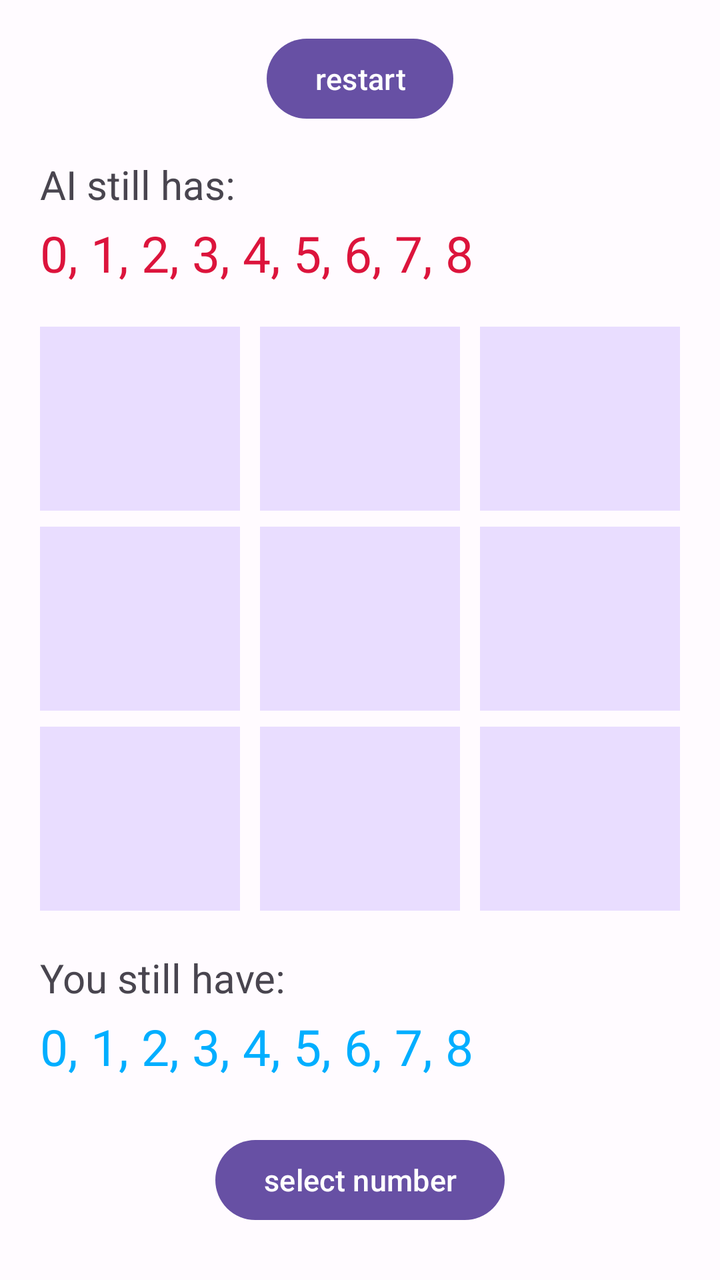
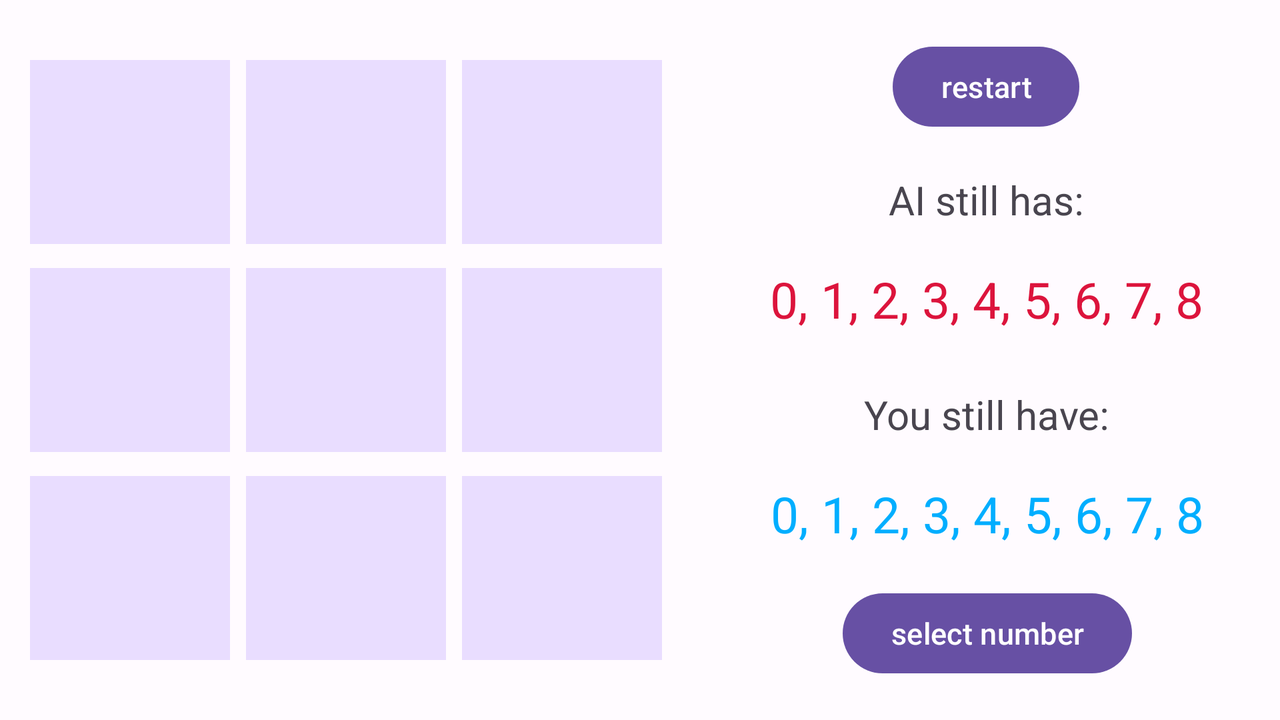

One screen, two layout resources from the same app: the default and the repository's alternative for another configuration. Each is rendered where Android would select it; the XML of both is given below.
<!-- AndroidManifest.xml: application theme Theme.NumberTicTacToe -->
<!-- res/layout/activity_pve.xml -->
<?xml version="1.0" encoding="utf-8"?>
<androidx.constraintlayout.widget.ConstraintLayout xmlns:android="http://schemas.android.com/apk/res/android"
    xmlns:app="http://schemas.android.com/apk/res-auto"
    xmlns:tools="http://schemas.android.com/tools"
    android:layout_width="match_parent"
    android:layout_height="match_parent"
    tools:context=".PveActivity">

    <com.google.android.material.button.MaterialButton
        android:id="@+id/button0"
        android:layout_width="100dp"
        android:layout_height="100dp"
        android:layout_marginEnd="10dp"
        android:backgroundTint="?colorPrimaryContainer"
        android:text=""
        android:textSize="30sp"
        app:cornerRadius="0dp"
        app:layout_constraintBottom_toTopOf="@+id/button1"
        app:layout_constraintEnd_toStartOf="@+id/button3" />

    <com.google.android.material.button.MaterialButton
        android:id="@+id/button1"
        android:layout_width="100dp"
        android:layout_height="100dp"
        android:layout_marginEnd="10dp"
        android:backgroundTint="?colorPrimaryContainer"
        android:text=""
        android:textSize="30sp"
        app:cornerRadius="0dp"
        app:layout_constraintBottom_toBottomOf="@+id/button4"
        app:layout_constraintEnd_toStartOf="@+id/button4"
        app:layout_constraintTop_toTopOf="@+id/button4" />

    <com.google.android.material.button.MaterialButton
        android:id="@+id/button2"
        android:layout_width="100dp"
        android:layout_height="100dp"
        android:layout_marginEnd="10dp"
        android:backgroundTint="?colorPrimaryContainer"
        android:text=""
        android:textSize="30sp"
        app:cornerRadius="0dp"
        app:layout_constraintEnd_toStartOf="@+id/button5"
        app:layout_constraintTop_toBottomOf="@+id/button1" />


    <com.google.android.material.button.MaterialButton
        android:id="@+id/button3"
        android:layout_width="100dp"
        android:layout_height="100dp"
        android:backgroundTint="?colorPrimaryContainer"
        android:text=""
        android:textSize="30sp"
        app:cornerRadius="0dp"
        app:layout_constraintBottom_toTopOf="@+id/button4"
        app:layout_constraintEnd_toEndOf="@+id/button4"
        app:layout_constraintStart_toStartOf="@+id/button4" />


    <com.google.android.material.button.MaterialButton
        android:id="@+id/button4"
        android:layout_width="100dp"
        android:layout_height="100dp"
        android:backgroundTint="?colorPrimaryContainer"
        android:text=""
        android:textSize="30sp"
        app:cornerRadius="0dp"
        app:layout_constraintBottom_toBottomOf="parent"
        app:layout_constraintEnd_toEndOf="parent"
        app:layout_constraintStart_toStartOf="parent"
        app:layout_constraintTop_toTopOf="parent"
        app:layout_constraintVertical_bias="0.48" />


    <com.google.android.material.button.MaterialButton
        android:id="@+id/button5"
        android:layout_width="100dp"
        android:layout_height="100dp"
        android:backgroundTint="?colorPrimaryContainer"
        android:text=""
        android:textSize="30sp"
        app:cornerRadius="0dp"
        app:layout_constraintEnd_toEndOf="@+id/button4"
        app:layout_constraintStart_toEndOf="@+id/button4"
        app:layout_constraintStart_toStartOf="@+id/button4"
        app:layout_constraintTop_toBottomOf="@+id/button4" />

    <com.google.android.material.button.MaterialButton
        android:id="@+id/button6"
        android:layout_width="100dp"
        android:layout_height="100dp"
        android:layout_marginStart="10dp"
        android:backgroundTint="?colorPrimaryContainer"
        android:text=""
        android:textSize="30sp"
        app:cornerRadius="0dp"
        app:layout_constraintBottom_toTopOf="@+id/button7"
        app:layout_constraintStart_toEndOf="@+id/button3" />

    <com.google.android.material.button.MaterialButton
        android:id="@+id/button7"
        android:layout_width="100dp"
        android:layout_height="100dp"
        android:layout_marginStart="10dp"
        android:backgroundTint="?colorPrimaryContainer"
        android:text=""
        android:textSize="30sp"
        app:cornerRadius="0dp"
        app:layout_constraintBottom_toBottomOf="@+id/button4"
        app:layout_constraintStart_toEndOf="@+id/button4"
        app:layout_constraintTop_toBottomOf="@+id/button3" />

    <com.google.android.material.button.MaterialButton
        android:id="@+id/button8"
        android:layout_width="100dp"
        android:layout_height="100dp"
        android:layout_marginStart="10dp"
        android:backgroundTint="?colorPrimaryContainer"
        android:text=""
        android:textSize="30sp"
        app:cornerRadius="0dp"
        app:layout_constraintStart_toEndOf="@+id/button5"
        app:layout_constraintTop_toBottomOf="@+id/button7" />

    <TextView
        android:id="@+id/textView"
        android:layout_width="wrap_content"
        android:layout_height="wrap_content"
        android:layout_marginBottom="4dp"
        android:autoSizeTextType="none"
        android:text="@string/ai_still_has"
        android:textSize="20sp"
        app:layout_constraintBottom_toTopOf="@+id/textView2"
        app:layout_constraintStart_toStartOf="@+id/button0" />

    <TextView
        android:id="@+id/textView2"
        android:layout_width="wrap_content"
        android:layout_height="wrap_content"
        android:layout_marginBottom="16dp"
        android:autoSizeTextType="none"
        android:text="0, 1, 2, 3, 4, 5, 6, 7, 8"
        android:textColor="@color/red"
        android:textSize="25sp"
        app:layout_constraintBottom_toTopOf="@+id/button0"
        app:layout_constraintStart_toStartOf="@+id/button0" />

    <TextView
        android:id="@+id/textView5"
        android:layout_width="wrap_content"
        android:layout_height="wrap_content"
        android:layout_marginTop="16dp"
        android:autoSizeTextType="none"
        android:text="@string/you_still_have"
        android:textSize="20sp"
        app:layout_constraintStart_toStartOf="@+id/button2"
        app:layout_constraintTop_toBottomOf="@+id/button2" />

    <TextView
        android:id="@+id/textView6"
        android:layout_width="wrap_content"
        android:layout_height="wrap_content"
        android:layout_marginTop="4dp"
        android:autoSizeTextType="none"
        android:text="0, 1, 2, 3, 4, 5, 6, 7, 8"
        android:textColor="@color/blue"
        android:textSize="25sp"
        app:layout_constraintStart_toStartOf="@+id/textView5"
        app:layout_constraintTop_toBottomOf="@+id/textView5" />

    <com.google.android.material.button.MaterialButton
        android:id="@+id/button9"
        android:layout_width="wrap_content"
        android:layout_height="wrap_content"
        android:autoSizeTextType="none"
        android:onClick="restart"
        android:text="@string/restart"
        android:textSize="15sp"
        app:layout_constraintBottom_toTopOf="@+id/textView"
        app:layout_constraintEnd_toEndOf="parent"
        app:layout_constraintStart_toStartOf="parent"
        app:layout_constraintTop_toTopOf="parent" />

    <com.google.android.material.button.MaterialButton
        android:id="@+id/button10"
        android:layout_width="wrap_content"
        android:layout_height="wrap_content"
        android:autoSizeTextType="none"
        android:onClick="showSingleOptions"
        android:text="@string/select_number"
        android:textSize="15sp"
        app:layout_constraintBottom_toBottomOf="parent"
        app:layout_constraintEnd_toEndOf="parent"
        app:layout_constraintStart_toStartOf="parent"
        app:layout_constraintTop_toBottomOf="@+id/textView6" />

</androidx.constraintlayout.widget.ConstraintLayout>
<!-- resources referenced by this layout -->
<resources>
  <color name="blue">#00AEFF</color>
  <color name="red">#DC143C</color>
  <string name="ai_still_has">AI still has:</string>
  <string name="restart">restart</string>
  <string name="select_number">select number</string>
  <string name="you_still_have">You still have:</string>
  <color name="md_theme_light_primary">#6750A4</color>
  <color name="md_theme_light_onPrimary">#FFFFFF</color>
  <color name="md_theme_light_primaryContainer">#E9DDFF</color>
  <color name="md_theme_light_onPrimaryContainer">#22005D</color>
  <color name="md_theme_light_secondary">#625B71</color>
  <color name="md_theme_light_onSecondary">#FFFFFF</color>
  <color name="md_theme_light_secondaryContainer">#E8DEF8</color>
  <color name="md_theme_light_onSecondaryContainer">#1E192B</color>
  <color name="md_theme_light_tertiary">#7E5260</color>
  <color name="md_theme_light_onTertiary">#FFFFFF</color>
  <color name="md_theme_light_tertiaryContainer">#FFD9E3</color>
  <color name="md_theme_light_onTertiaryContainer">#31101D</color>
  <color name="md_theme_light_error">#BA1A1A</color>
  <color name="md_theme_light_errorContainer">#FFDAD6</color>
  <color name="md_theme_light_onError">#FFFFFF</color>
  <color name="md_theme_light_onErrorContainer">#410002</color>
  <color name="md_theme_light_background">#FFFBFF</color>
  <color name="md_theme_light_onBackground">#1C1B1E</color>
  <color name="md_theme_light_surface">#FFFBFF</color>
  <color name="md_theme_light_onSurface">#1C1B1E</color>
  <color name="md_theme_light_surfaceVariant">#E7E0EB</color>
  <color name="md_theme_light_onSurfaceVariant">#49454E</color>
  <color name="md_theme_light_outline">#7A757F</color>
  <color name="md_theme_light_inverseOnSurface">#F4EFF4</color>
  <color name="md_theme_light_inverseSurface">#313033</color>
  <color name="md_theme_light_inversePrimary">#CFBCFF</color>
</resources>
<!-- res/layout-land/activity_pve.xml (the repository's variant of the layout above) -->
<!-- drawn on the phone turned sideways -->
<?xml version="1.0" encoding="utf-8"?>
<androidx.constraintlayout.widget.ConstraintLayout xmlns:android="http://schemas.android.com/apk/res/android"
    xmlns:app="http://schemas.android.com/apk/res-auto"
    xmlns:tools="http://schemas.android.com/tools"
    android:layout_width="match_parent"
    android:layout_height="match_parent"
    tools:context=".PveActivity">


    <com.google.android.material.button.MaterialButton
        android:id="@+id/button4"
        android:layout_width="100dp"
        android:layout_height="100dp"
        android:backgroundTint="?colorPrimaryContainer"
        android:text=""
        android:textSize="30sp"
        app:cornerRadius="0dp"
        app:layout_constraintBottom_toBottomOf="parent"
        app:layout_constraintEnd_toStartOf="@+id/guideline2"
        app:layout_constraintStart_toStartOf="parent"
        app:layout_constraintTop_toTopOf="parent" />

    <com.google.android.material.button.MaterialButton
        android:id="@+id/button6"
        android:layout_width="100dp"
        android:layout_height="100dp"
        android:layout_marginStart="8dp"
        android:layout_marginBottom="4dp"
        android:backgroundTint="?colorPrimaryContainer"
        android:text=""
        android:textSize="30sp"
        app:cornerRadius="0dp"
        app:layout_constraintBottom_toTopOf="@+id/button7"
        app:layout_constraintStart_toEndOf="@+id/button3" />

    <com.google.android.material.button.MaterialButton
        android:id="@+id/button8"
        android:layout_width="100dp"
        android:layout_height="100dp"
        android:layout_marginStart="8dp"
        android:layout_marginTop="4dp"
        android:backgroundTint="?colorPrimaryContainer"
        android:text=""
        android:textSize="30sp"
        app:cornerRadius="0dp"
        app:layout_constraintStart_toEndOf="@+id/button5"
        app:layout_constraintTop_toBottomOf="@+id/button7" />

    <com.google.android.material.button.MaterialButton
        android:id="@+id/button3"
        android:layout_width="100dp"
        android:layout_height="100dp"
        android:layout_marginBottom="4dp"
        android:backgroundTint="?colorPrimaryContainer"
        android:text=""
        android:textSize="30sp"
        app:cornerRadius="0dp"
        app:layout_constraintBottom_toTopOf="@+id/button4"
        app:layout_constraintEnd_toEndOf="@+id/button4"
        app:layout_constraintStart_toStartOf="@+id/button4" />

    <com.google.android.material.button.MaterialButton
        android:id="@+id/button2"
        android:layout_width="100dp"
        android:layout_height="100dp"
        android:layout_marginTop="4dp"
        android:layout_marginEnd="8dp"
        android:backgroundTint="?colorPrimaryContainer"
        android:text=""
        android:textSize="30sp"
        app:cornerRadius="0dp"
        app:layout_constraintEnd_toStartOf="@+id/button5"
        app:layout_constraintTop_toBottomOf="@+id/button1" />

    <com.google.android.material.button.MaterialButton
        android:id="@+id/button5"
        android:layout_width="100dp"
        android:layout_height="100dp"
        android:layout_marginTop="4dp"
        android:backgroundTint="?colorPrimaryContainer"
        android:text=""
        android:textSize="30sp"
        app:cornerRadius="0dp"
        app:layout_constraintEnd_toEndOf="@+id/button4"
        app:layout_constraintStart_toStartOf="@+id/button4"
        app:layout_constraintTop_toBottomOf="@+id/button4" />

    <com.google.android.material.button.MaterialButton
        android:id="@+id/button7"
        android:layout_width="100dp"
        android:layout_height="100dp"
        android:layout_marginStart="8dp"
        android:backgroundTint="?colorPrimaryContainer"
        android:text=""
        android:textSize="30sp"
        app:cornerRadius="0dp"
        app:layout_constraintBottom_toBottomOf="@+id/button4"
        app:layout_constraintStart_toEndOf="@+id/button4"
        app:layout_constraintTop_toTopOf="@+id/button4" />

    <com.google.android.material.button.MaterialButton
        android:id="@+id/button1"
        android:layout_width="100dp"
        android:layout_height="100dp"
        android:layout_marginEnd="8dp"
        android:backgroundTint="?colorPrimaryContainer"
        android:text=""
        android:textSize="30sp"
        app:cornerRadius="0dp"
        app:layout_constraintBottom_toBottomOf="@+id/button4"
        app:layout_constraintEnd_toStartOf="@+id/button4"
        app:layout_constraintTop_toTopOf="@+id/button4" />

    <com.google.android.material.button.MaterialButton
        android:id="@+id/button0"
        android:layout_width="100dp"
        android:layout_height="100dp"
        android:layout_marginEnd="8dp"
        android:layout_marginBottom="4dp"
        android:backgroundTint="?colorPrimaryContainer"
        android:text=""
        android:textSize="30sp"
        app:cornerRadius="0dp"
        app:layout_constraintBottom_toTopOf="@+id/button1"
        app:layout_constraintEnd_toStartOf="@+id/button3" />

    <TextView
        android:id="@+id/textView"
        android:layout_width="wrap_content"
        android:layout_height="wrap_content"
        android:autoSizeTextType="none"
        android:text="@string/ai_still_has"
        android:textSize="20sp"
        app:layout_constraintBottom_toTopOf="@+id/textView2"
        app:layout_constraintEnd_toEndOf="@+id/button9"
        app:layout_constraintHorizontal_bias="0.5"
        app:layout_constraintStart_toStartOf="@+id/button9"
        app:layout_constraintTop_toBottomOf="@+id/button9" />

    <com.google.android.material.button.MaterialButton
        android:id="@+id/button9"
        android:layout_width="wrap_content"
        android:layout_height="wrap_content"
        android:autoSizeTextType="none"
        android:onClick="restart"
        android:text="@string/restart"
        android:textSize="15sp"
        app:layout_constraintBottom_toTopOf="@+id/textView"
        app:layout_constraintEnd_toEndOf="parent"
        app:layout_constraintStart_toStartOf="@+id/guideline2"
        app:layout_constraintTop_toTopOf="parent"
        app:layout_constraintVertical_chainStyle="spread" />

    <TextView
        android:id="@+id/textView2"
        android:layout_width="wrap_content"
        android:layout_height="wrap_content"
        android:autoSizeTextType="none"
        android:text="0, 1, 2, 3, 4, 5, 6, 7, 8"
        android:textColor="@color/red"
        android:textSize="25sp"
        app:layout_constraintBottom_toTopOf="@+id/textView5"
        app:layout_constraintEnd_toEndOf="@+id/textView"
        app:layout_constraintHorizontal_bias="0.5"
        app:layout_constraintStart_toStartOf="@+id/textView"
        app:layout_constraintTop_toBottomOf="@+id/textView" />

    <TextView
        android:id="@+id/textView5"
        android:layout_width="wrap_content"
        android:layout_height="wrap_content"
        android:layout_marginTop="8dp"
        android:autoSizeTextType="none"
        android:text="@string/you_still_have"
        android:textSize="20sp"
        app:layout_constraintBottom_toTopOf="@+id/textView6"
        app:layout_constraintEnd_toEndOf="@+id/textView2"
        app:layout_constraintHorizontal_bias="0.5"
        app:layout_constraintStart_toStartOf="@+id/textView2"
        app:layout_constraintTop_toBottomOf="@+id/textView2" />

    <TextView
        android:id="@+id/textView6"
        android:layout_width="wrap_content"
        android:layout_height="wrap_content"
        android:autoSizeTextType="none"
        android:text="0, 1, 2, 3, 4, 5, 6, 7, 8"
        android:textColor="@color/blue"
        android:textSize="25sp"
        app:layout_constraintBottom_toTopOf="@+id/button10"
        app:layout_constraintEnd_toEndOf="@+id/textView5"
        app:layout_constraintHorizontal_bias="0.5"
        app:layout_constraintStart_toStartOf="@+id/textView5"
        app:layout_constraintTop_toBottomOf="@+id/textView5" />

    <com.google.android.material.button.MaterialButton
        android:id="@+id/button10"
        android:layout_width="wrap_content"
        android:layout_height="wrap_content"
        android:autoSizeTextType="none"
        android:onClick="showSingleOptions"
        android:text="@string/select_number"
        android:textSize="15sp"
        app:layout_constraintBottom_toBottomOf="parent"
        app:layout_constraintEnd_toEndOf="@+id/textView6"
        app:layout_constraintStart_toStartOf="@+id/textView6"
        app:layout_constraintTop_toBottomOf="@+id/textView6" />

    <androidx.constraintlayout.widget.Guideline
        android:id="@+id/guideline2"
        android:layout_width="wrap_content"
        android:layout_height="wrap_content"
        android:orientation="vertical"
        app:layout_constraintGuide_percent="0.54" />

</androidx.constraintlayout.widget.ConstraintLayout>
